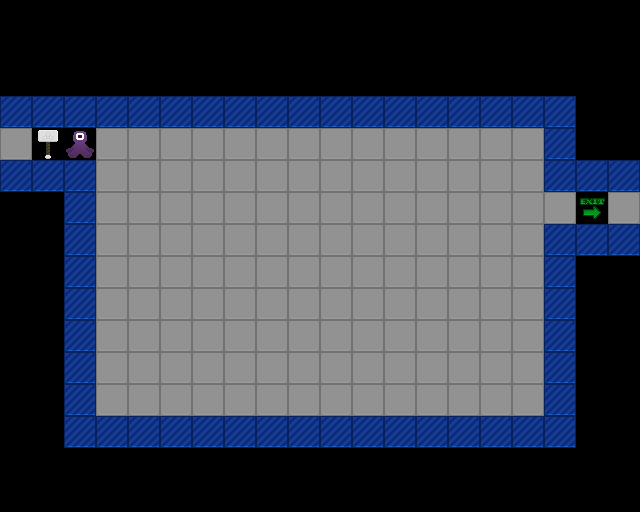

A 2D game scene composited from a Tiled map and its tileset images. What follows is a short description and the map's XML, with every tile layer's data as written:
An orthogonal 20x16 tile map with 32x32 px tiles, 1 tile layer (Tile Layer 1).

<map version="1.5" tiledversion="1.7.0" orientation="orthogonal" renderorder="right-down" width="20" height="16" tilewidth="32" tileheight="32" infinite="0" nextlayerid="2" nextobjectid="1">
 <tileset firstgid="1" source="project-mjolnir.tsx" />
 <layer id="1" name="Tile Layer 1" width="20" height="16">
  <data encoding="csv">
0,0,0,0,0,0,0,0,0,0,0,0,0,0,0,0,0,0,0,0,
0,0,0,0,0,0,0,0,0,0,0,0,0,0,0,0,0,0,0,0,
0,0,0,0,0,0,0,0,0,0,0,0,0,0,0,0,0,0,0,0,
4,4,4,4,4,4,4,4,4,4,4,4,4,4,4,4,4,4,0,0,
3,48,50,3,3,3,3,3,3,3,3,3,3,3,3,3,3,4,0,0,
4,4,4,3,3,3,3,3,3,3,3,3,3,3,3,3,3,4,4,4,
0,0,4,3,3,3,3,3,3,3,3,3,3,3,3,3,3,3,18,3,
0,0,4,3,3,3,3,3,3,3,3,3,3,3,3,3,3,4,4,4,
0,0,4,3,3,3,3,3,3,3,3,3,3,3,3,3,3,4,0,0,
0,0,4,3,3,3,3,3,3,3,3,3,3,3,3,3,3,4,0,0,
0,0,4,3,3,3,3,3,3,3,3,3,3,3,3,3,3,4,0,0,
0,0,4,3,3,3,3,3,3,3,3,3,3,3,3,3,3,4,0,0,
0,0,4,3,3,3,3,3,3,3,3,3,3,3,3,3,3,4,0,0,
0,0,4,4,4,4,4,4,4,4,4,4,4,4,4,4,4,4,0,0,
0,0,0,0,0,0,0,0,0,0,0,0,0,0,0,0,0,0,0,0,
0,0,0,0,0,0,0,0,0,0,0,0,0,0,0,0,0,0,0,0
</data>
 </layer>
</map>
